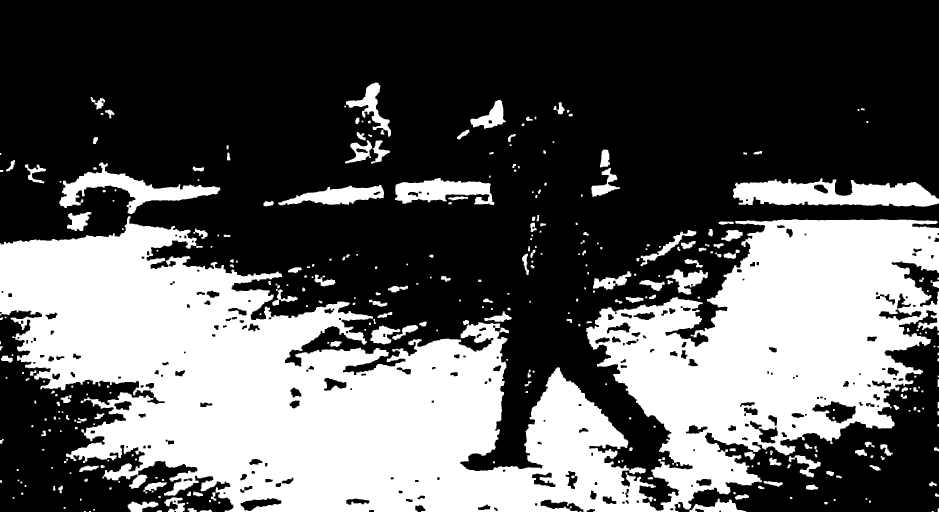
#> input picture output/segmentation/kmeans_test_k3_cluster0_mask.png, 2816 x 1536 px, given in place of normalized_multichannel.png, which was not available (shown at 1/3 size)
$ python threshold_segmentation.py
#> lines starting #> are read from the running program, lines starting #| are printed output that depends on the picture; after the words box and inside, x2 and y2 are one past the last pixel; in counts of white or black regions, pixels touching at a corner belong together
# CS 898BA - Homework 2
# threshold_segmentation.py
# Purpose: Apply Otsu's global thresholding and Adaptive thresholding
# to the normalized image to separate foreground from background

import cv2
import os

INPUT_PATH = os.path.join(os.path.dirname(__file__), "..", "output", "segmentation", "normalized_multichannel.png")
OUTPUT_DIR = os.path.join(os.path.dirname(__file__), "..", "output", "segmentation")
os.makedirs(OUTPUT_DIR, exist_ok=True)


def run():
    image = cv2.imread(INPUT_PATH)
#> image is the input picture: shape (1536, 2816, 3); 36.1% white; 337 white regions (6 under 20 px), largest, box (x1, y1, x2, y2) and area: (0, 649, 2816, 1536) 1393422, (2199, 535, 2816, 620) 35277, (178, 487, 661, 642) 22210
    if image is None:
        raise FileNotFoundError(f"Normalized image not found at: {INPUT_PATH}. "
                                f"Run multichannel_normalizer.py first.")

    gray = cv2.cvtColor(image, cv2.COLOR_BGR2GRAY)

    # ── 1. Otsu's Global Thresholding ──────────────────────────────────
    _, otsu_mask = cv2.threshold(gray, 0, 255, cv2.THRESH_BINARY + cv2.THRESH_OTSU)
    cv2.imwrite(os.path.join(OUTPUT_DIR, "otsu_mask.png"), otsu_mask)

    otsu_foreground = cv2.bitwise_and(image, image, mask=otsu_mask)
    cv2.imwrite(os.path.join(OUTPUT_DIR, "otsu_foreground.png"), otsu_foreground)

    print("Saved: otsu_mask.png and otsu_foreground.png")

    # ── 2. Adaptive Thresholding (Gaussian) ────────────────────────────
    adaptive_mask = cv2.adaptiveThreshold(
        gray, 255,
        cv2.ADAPTIVE_THRESH_GAUSSIAN_C,
        cv2.THRESH_BINARY,
        blockSize=11,
        C=2
    )
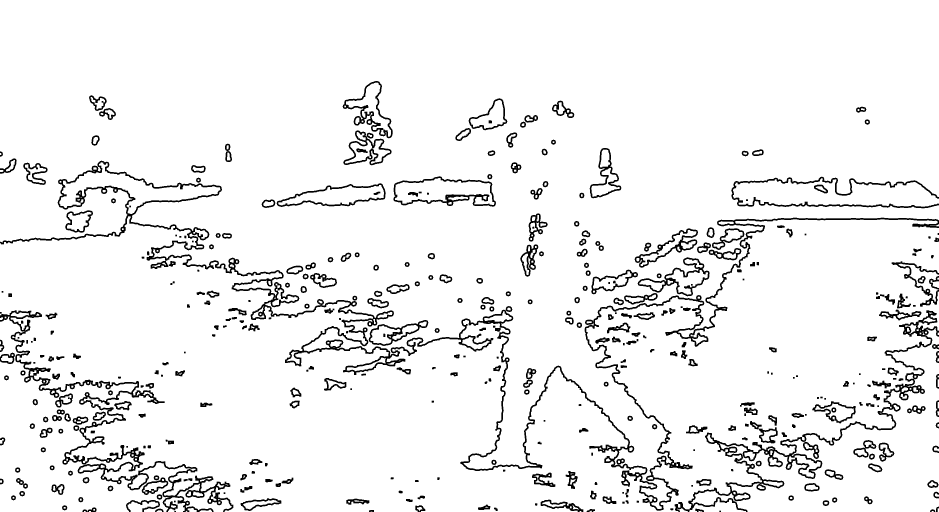
#> adaptive_mask: shape (1536, 2816) (shown at 1/3 size); 93.8% white; 401 black regions (2 under 20 px), largest, box (x1, y1, x2, y2) and area: (0, 482, 2816, 1532) 73622, (0, 931, 700, 1536) 28625, (2024, 931, 2816, 1536) 23831
    cv2.imwrite(os.path.join(OUTPUT_DIR, "adaptive_mask.png"), adaptive_mask)

    adaptive_foreground = cv2.bitwise_and(image, image, mask=adaptive_mask)
    cv2.imwrite(os.path.join(OUTPUT_DIR, "adaptive_foreground.png"), adaptive_foreground)

    print("Saved: adaptive_mask.png and adaptive_foreground.png")
    print("[threshold_segmentation.py] Done.")

    return otsu_mask, adaptive_mask


if __name__ == "__main__":
    run()

$ run again, on output/segmentation/kmeans_test_k4_cluster1_mask.png
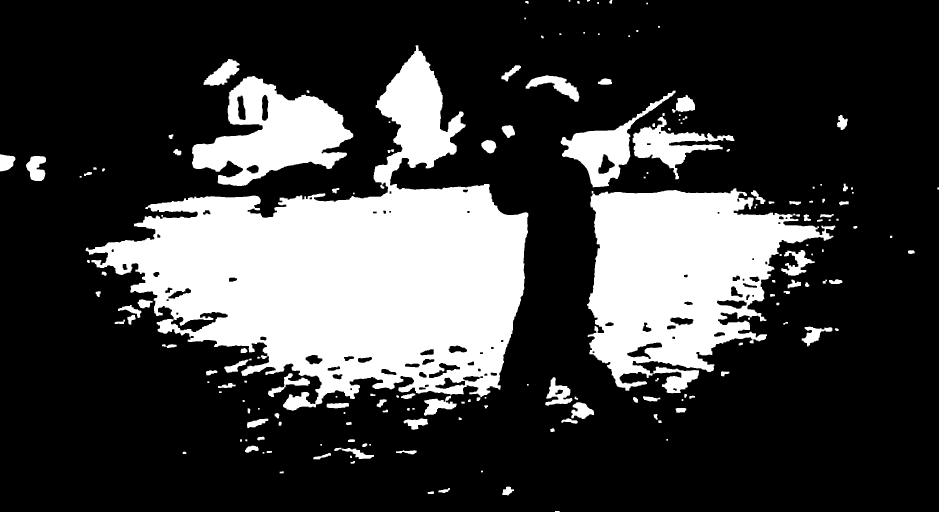
#> input picture output/segmentation/kmeans_test_k4_cluster1_mask.png, 2816 x 1536 px, given in place of normalized_multichannel.png, which was not available (shown at 1/3 size)
#> in run, image is the input picture: shape (1536, 2816, 3); 24.8% white; 167 white regions, largest, box (x1, y1, x2, y2) and area: (257, 136, 1585, 1247) 628958, (1761, 565, 2506, 1180) 258315, (576, 228, 1060, 558) 82410
#> in run, `adaptive_mask = cv2.adaptiveThreshold( gray, 255, cv2.ADAPTIVE_THRESH_..`:
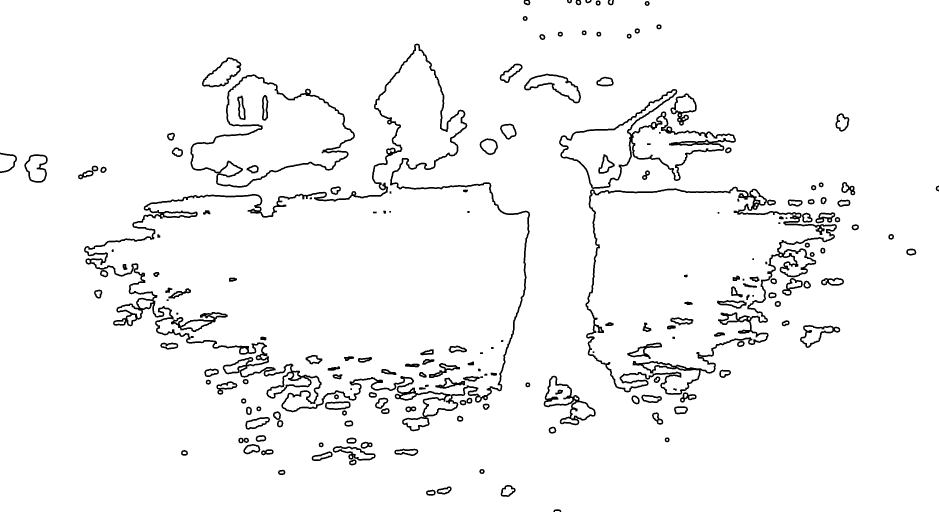
#> adaptive_mask: shape (1536, 2816) (shown at 1/3 size); 96.1% white; 195 black regions, largest, box (x1, y1, x2, y2) and area: (252, 131, 1590, 1294) 48837, (1756, 560, 2511, 1185) 26837, (1677, 267, 2208, 567) 12646

$ run again, on output/segmentation/kmeans_test_k4_cluster2_mask.png
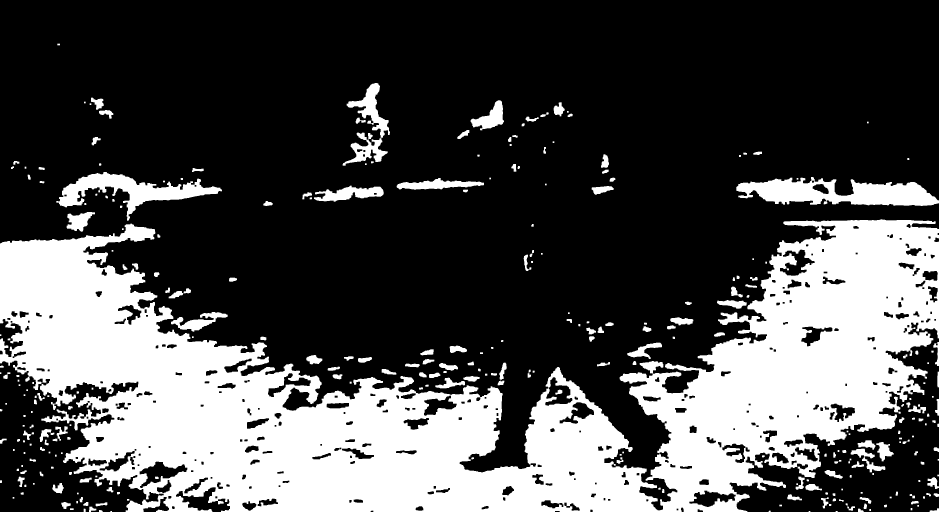
#> input picture output/segmentation/kmeans_test_k4_cluster2_mask.png, 2816 x 1536 px, given in place of normalized_multichannel.png, which was not available (shown at 1/3 size)
#> in run, image is the input picture: shape (1536, 2816, 3); 30% white; 297 white regions (4 under 20 px), largest, box (x1, y1, x2, y2) and area: (0, 658, 2816, 1536) 1157653, (2209, 531, 2816, 618) 32034, (169, 516, 666, 662) 22967
#> in run, `adaptive_mask = cv2.adaptiveThreshold( gray, 255, cv2.ADAPTIVE_THRESH_..`:
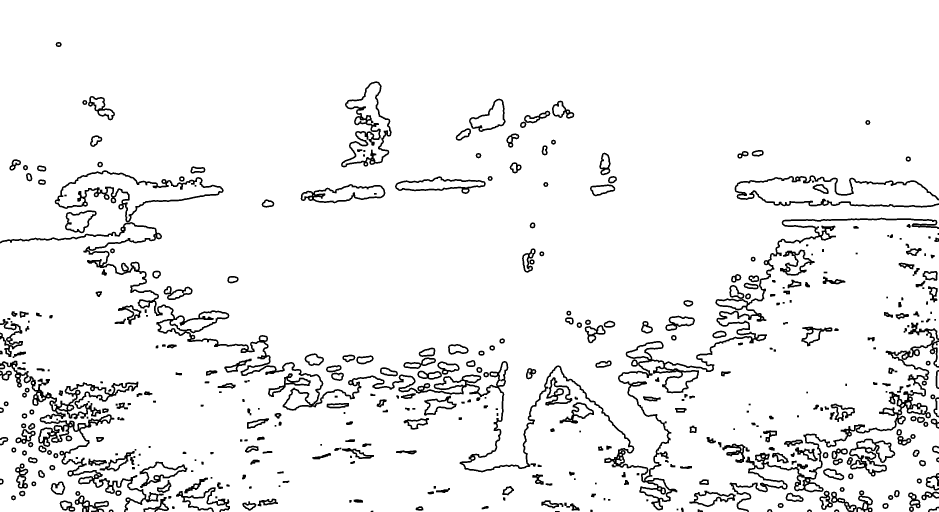
#> adaptive_mask: shape (1536, 2816) (shown at 1/3 size); 93.8% white; 438 black regions (1 under 20 px), largest, box (x1, y1, x2, y2) and area: (0, 653, 2816, 1531) 62376, (0, 1082, 476, 1536) 21629, (2189, 968, 2816, 1536) 19683

$ run again, on output/segmentation/kmeans_test_k4_cluster3_mask.png
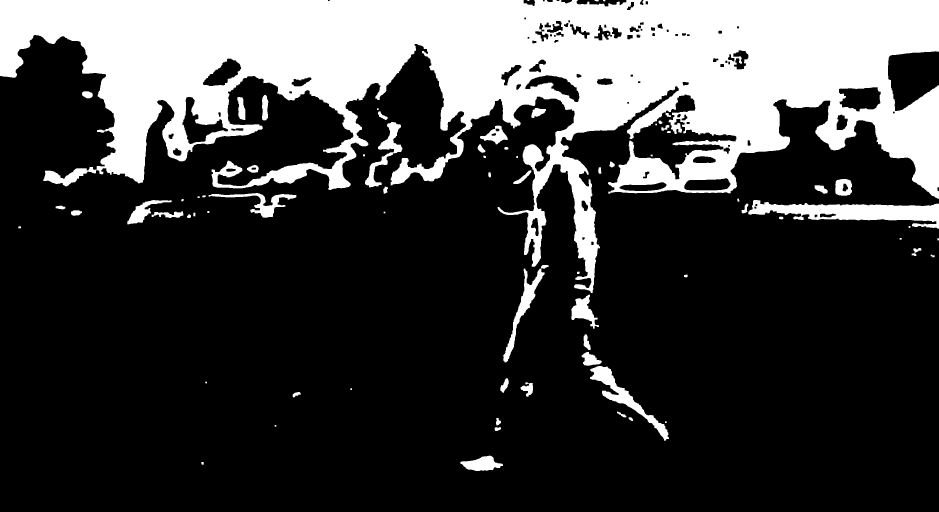
#> input picture output/segmentation/kmeans_test_k4_cluster3_mask.png, 2816 x 1536 px, given in place of normalized_multichannel.png, which was not available (shown at 1/3 size)
#> in run, image is the input picture: shape (1536, 2816, 3); 25.1% white; 72 white regions (1 under 20 px), largest, box (x1, y1, x2, y2) and area: (0, 0, 2816, 879) 1005589, (2225, 600, 2816, 686) 23540, (1770, 1098, 2007, 1322) 9058
#> in run, `adaptive_mask = cv2.adaptiveThreshold( gray, 255, cv2.ADAPTIVE_THRESH_..`:
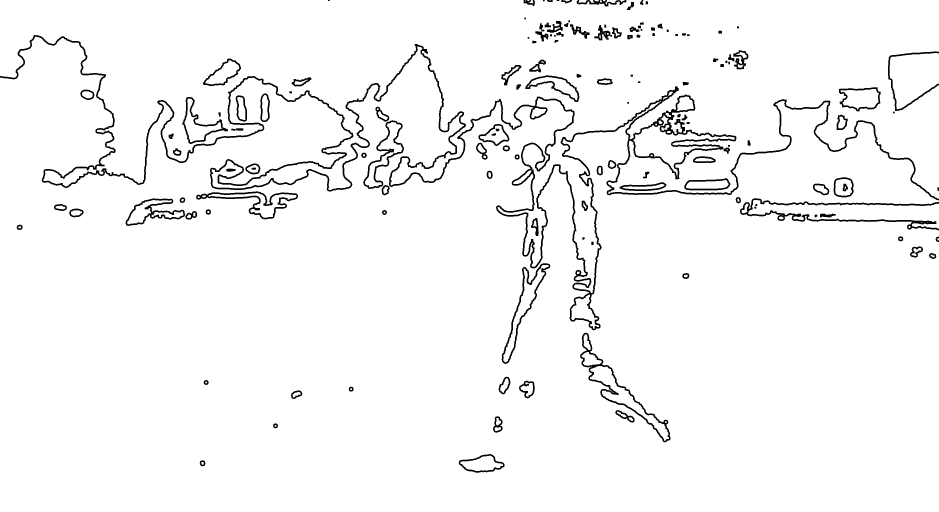
#> adaptive_mask: shape (1536, 2816) (shown at 1/3 size); 96.5% white; 142 black regions (1 under 20 px), largest, box (x1, y1, x2, y2) and area: (0, 105, 2816, 991) 74671, (2220, 595, 2816, 691) 7915, (1740, 998, 2012, 1327) 5673
